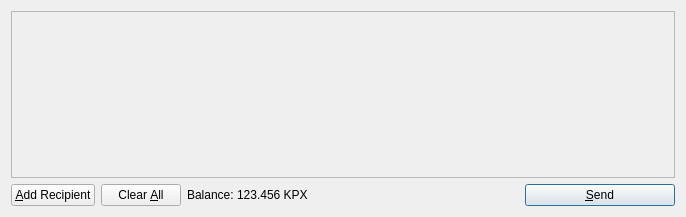
<?xml version="1.0" encoding="UTF-8"?>
<ui version="4.0">
 <class>SendCoinsDialog</class>
 <widget class="QDialog" name="SendCoinsDialog">
  <property name="geometry">
   <rect>
    <x>0</x>
    <y>0</y>
    <width>686</width>
    <height>217</height>
   </rect>
  </property>
  <property name="windowTitle">
   <string>Send Coins</string>
  </property>
  <layout class="QVBoxLayout" name="verticalLayout">
   <item>
    <widget class="QScrollArea" name="scrollArea">
     <property name="widgetResizable">
      <bool>true</bool>
     </property>
     <widget class="QWidget" name="scrollAreaWidgetContents">
      <property name="geometry">
       <rect>
        <x>0</x>
        <y>0</y>
        <width>666</width>
        <height>165</height>
       </rect>
      </property>
      <layout class="QVBoxLayout" name="verticalLayout_2">
       <property name="margin">
        <number>0</number>
       </property>
       <item>
        <layout class="QVBoxLayout" name="entries">
         <property name="spacing">
          <number>6</number>
         </property>
        </layout>
       </item>
       <item>
        <spacer name="verticalSpacer">
         <property name="orientation">
          <enum>Qt::Vertical</enum>
         </property>
         <property name="sizeHint" stdset="0">
          <size>
           <width>20</width>
           <height>40</height>
          </size>
         </property>
        </spacer>
       </item>
      </layout>
     </widget>
    </widget>
   </item>
   <item>
    <layout class="QHBoxLayout" name="horizontalLayout">
     <item>
      <widget class="QPushButton" name="addButton">
       <property name="toolTip">
        <string>Send to multiple recipients at once</string>
       </property>
       <property name="text">
        <string>&amp;Add Recipient</string>
       </property>
       <property name="icon">
        <iconset resource="../bitcoin.qrc">
         <normaloff>:/icons/add</normaloff>:/icons/add</iconset>
       </property>
       <property name="autoDefault">
        <bool>false</bool>
       </property>
      </widget>
     </item>
     <item>
      <widget class="QPushButton" name="clearButton">
       <property name="sizePolicy">
        <sizepolicy hsizetype="Minimum" vsizetype="Fixed">
         <horstretch>0</horstretch>
         <verstretch>0</verstretch>
        </sizepolicy>
       </property>
       <property name="toolTip">
        <string>Remove all transaction fields</string>
       </property>
       <property name="text">
        <string>Clear &amp;All</string>
       </property>
       <property name="icon">
        <iconset resource="../bitcoin.qrc">
         <normaloff>:/icons/remove</normaloff>:/icons/remove</iconset>
       </property>
       <property name="autoRepeatDelay">
        <number>300</number>
       </property>
       <property name="autoDefault">
        <bool>false</bool>
       </property>
      </widget>
     </item>
     <item>
      <layout class="QHBoxLayout" name="horizontalLayout_2">
       <property name="spacing">
        <number>3</number>
       </property>
       <item>
        <widget class="QLabel" name="label">
         <property name="text">
          <string>Balance:</string>
         </property>
        </widget>
       </item>
       <item>
        <widget class="QLabel" name="labelBalance">
         <property name="cursor">
          <cursorShape>IBeamCursor</cursorShape>
         </property>
         <property name="text">
          <string>123.456 KPX</string>
         </property>
         <property name="textInteractionFlags">
          <set>Qt::LinksAccessibleByMouse|Qt::TextSelectableByKeyboard|Qt::TextSelectableByMouse</set>
         </property>
        </widget>
       </item>
      </layout>
     </item>
     <item>
      <spacer name="horizontalSpacer">
       <property name="orientation">
        <enum>Qt::Horizontal</enum>
       </property>
       <property name="sizeHint" stdset="0">
        <size>
         <width>40</width>
         <height>20</height>
        </size>
       </property>
      </spacer>
     </item>
     <item>
      <widget class="QPushButton" name="sendButton">
       <property name="minimumSize">
        <size>
         <width>150</width>
         <height>0</height>
        </size>
       </property>
       <property name="toolTip">
        <string>Confirm the send action</string>
       </property>
       <property name="text">
        <string>&amp;Send</string>
       </property>
       <property name="icon">
        <iconset resource="../bitcoin.qrc">
         <normaloff>:/icons/send</normaloff>:/icons/send</iconset>
       </property>
       <property name="default">
        <bool>true</bool>
       </property>
      </widget>
     </item>
    </layout>
   </item>
  </layout>
 </widget>
 <resources>
  <include location="../bitcoin.qrc"/>
 </resources>
 <connections/>
</ui>
